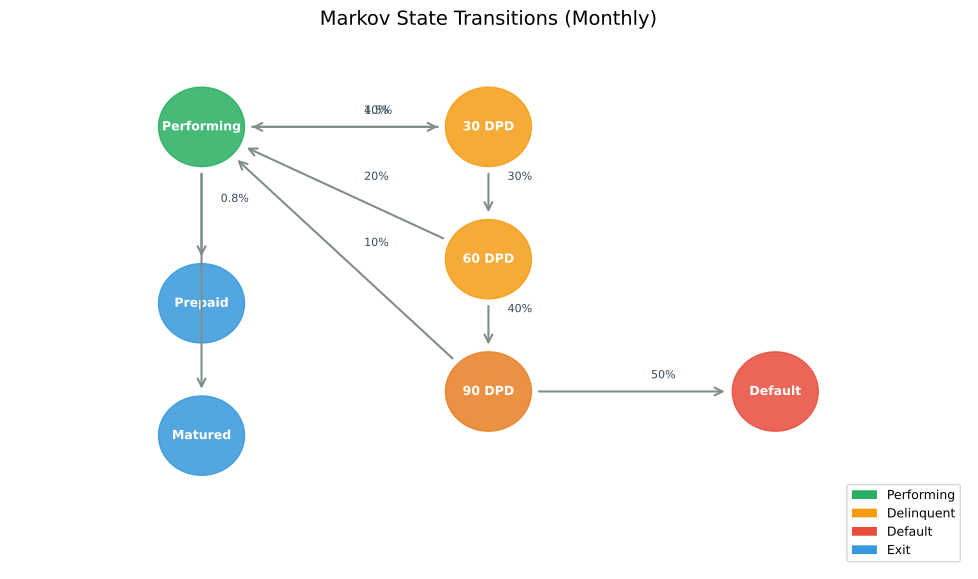

Generate this figure with Python:
"""Loan State Transition Diagram"""
import matplotlib.pyplot as plt
import matplotlib.patches as mpatches
import numpy as np
from pathlib import Path

plt.rcParams.update({
    'font.size': 14, 'axes.labelsize': 14, 'axes.titlesize': 16,
    'xtick.labelsize': 13, 'ytick.labelsize': 13, 'legend.fontsize': 13,
    'figure.figsize': (10, 6), 'figure.dpi': 150
})

fig, ax = plt.subplots(figsize=(10, 6))
ax.set_xlim(0, 10)
ax.set_ylim(0, 6)
ax.axis('off')

# State positions
states = {
    'Performing': (2, 5),
    '30 DPD': (5, 5),
    '60 DPD': (5, 3.5),
    '90 DPD': (5, 2),
    'Default': (8, 2),
    'Prepaid': (2, 3),
    'Matured': (2, 1.5),
}

# Colors
C_GOOD = '#27ae60'
C_DELQ = '#f39c12'
C_BAD = '#e74c3c'
C_EXIT = '#3498db'

state_colors = {
    'Performing': C_GOOD,
    '30 DPD': C_DELQ,
    '60 DPD': C_DELQ,
    '90 DPD': '#e67e22',
    'Default': C_BAD,
    'Prepaid': C_EXIT,
    'Matured': C_EXIT,
}

# Draw states
for name, (x, y) in states.items():
    circle = plt.Circle((x, y), 0.45, color=state_colors[name], alpha=0.85)
    ax.add_patch(circle)
    ax.text(x, y, name, ha='center', va='center', fontsize=9,
            color='white', fontweight='bold')

# Transitions
transitions = [
    ('Performing', '30 DPD', '1.5%'),
    ('Performing', 'Prepaid', '0.8%'),
    ('Performing', 'Matured', ''),
    ('30 DPD', '60 DPD', '30%'),
    ('30 DPD', 'Performing', '40%'),
    ('60 DPD', '90 DPD', '40%'),
    ('60 DPD', 'Performing', '20%'),
    ('90 DPD', 'Default', '50%'),
    ('90 DPD', 'Performing', '10%'),
]

for from_state, to_state, prob in transitions:
    x1, y1 = states[from_state]
    x2, y2 = states[to_state]

    # Offset for circle radius
    dx, dy = x2 - x1, y2 - y1
    dist = np.sqrt(dx**2 + dy**2)
    dx, dy = dx/dist, dy/dist

    x1_adj = x1 + 0.5 * dx
    y1_adj = y1 + 0.5 * dy
    x2_adj = x2 - 0.5 * dx
    y2_adj = y2 - 0.5 * dy

    ax.annotate('', xy=(x2_adj, y2_adj), xytext=(x1_adj, y1_adj),
                arrowprops=dict(arrowstyle='->', color='#7f8c8d', lw=1.5))

    if prob:
        mid_x = (x1 + x2) / 2 + 0.2
        mid_y = (y1 + y2) / 2 + 0.15
        ax.text(mid_x, mid_y, prob, fontsize=8, color='#34495e')

# Legend
legend_elements = [
    mpatches.Patch(facecolor=C_GOOD, label='Performing'),
    mpatches.Patch(facecolor=C_DELQ, label='Delinquent'),
    mpatches.Patch(facecolor=C_BAD, label='Default'),
    mpatches.Patch(facecolor=C_EXIT, label='Exit'),
]
ax.legend(handles=legend_elements, loc='lower right', fontsize=9)

ax.set_title('Markov State Transitions (Monthly)', fontsize=14, pad=10)

plt.tight_layout()
plt.savefig(Path(__file__).parent / 'chart.pdf', dpi=300, bbox_inches='tight',
            facecolor='white', edgecolor='none')
plt.close()
print("Saved: 03_model_hierarchy/chart.pdf")
